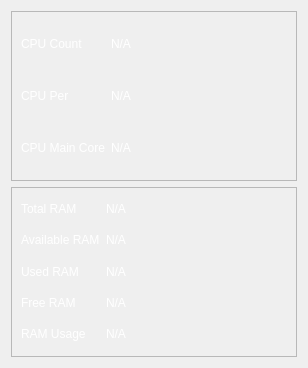
            <widget class="QWidget" name="cpu_and_memory">
             <layout class="QVBoxLayout" name="verticalLayout_6">
              <item>
               <widget class="QFrame" name="cpu_info_frame">
                <property name="frameShape">
                 <enum>QFrame::StyledPanel</enum>
                </property>
                <property name="frameShadow">
                 <enum>QFrame::Raised</enum>
                </property>
                <layout class="QGridLayout" name="gridLayout_3">
                 <item row="2" column="1">
                  <widget class="QLabel" name="label_21">
                   <property name="text">
                    <string>&lt;html&gt;&lt;head/&gt;&lt;body&gt;&lt;p&gt;&lt;span style=&quot; color:#ffffff;&quot;&gt;N/A&lt;/span&gt;&lt;/p&gt;&lt;/body&gt;&lt;/html&gt;</string>
                   </property>
                  </widget>
                 </item>
                 <item row="0" column="0">
                  <widget class="QLabel" name="label_16">
                   <property name="text">
                    <string>&lt;html&gt;&lt;head/&gt;&lt;body&gt;&lt;p&gt;&lt;span style=&quot; color:#ffffff;&quot;&gt;CPU Count&lt;/span&gt;&lt;/p&gt;&lt;/body&gt;&lt;/html&gt;</string>
                   </property>
                  </widget>
                 </item>
                 <item row="1" column="0">
                  <widget class="QLabel" name="label_18">
                   <property name="text">
                    <string>&lt;html&gt;&lt;head/&gt;&lt;body&gt;&lt;p&gt;&lt;span style=&quot; color:#ffffff;&quot;&gt;CPU Per&lt;/span&gt;&lt;/p&gt;&lt;/body&gt;&lt;/html&gt;</string>
                   </property>
                  </widget>
                 </item>
                 <item row="0" column="1">
                  <widget class="QLabel" name="label_17">
                   <property name="text">
                    <string>&lt;html&gt;&lt;head/&gt;&lt;body&gt;&lt;p&gt;&lt;span style=&quot; color:#ffffff;&quot;&gt;N/A&lt;/span&gt;&lt;/p&gt;&lt;/body&gt;&lt;/html&gt;</string>
                   </property>
                  </widget>
                 </item>
                 <item row="1" column="1">
                  <widget class="QLabel" name="label_19">
                   <property name="text">
                    <string>&lt;html&gt;&lt;head/&gt;&lt;body&gt;&lt;p&gt;&lt;span style=&quot; color:#ffffff;&quot;&gt;N/A&lt;/span&gt;&lt;/p&gt;&lt;/body&gt;&lt;/html&gt;</string>
                   </property>
                  </widget>
                 </item>
                 <item row="2" column="0">
                  <widget class="QLabel" name="label_20">
                   <property name="text">
                    <string>&lt;html&gt;&lt;head/&gt;&lt;body&gt;&lt;p&gt;&lt;span style=&quot; color:#ffffff;&quot;&gt;CPU Main Core&lt;/span&gt;&lt;/p&gt;&lt;/body&gt;&lt;/html&gt;</string>
                   </property>
                  </widget>
                 </item>
                 <item row="0" column="2" rowspan="3">
                  <widget class="roundProgressBar" name="cpu_usage" native="true">
                   <property name="minimumSize">
                    <size>
                     <width>150</width>
                     <height>150</height>
                    </size>
                   </property>
                   <property name="maximumSize">
                    <size>
                     <width>150</width>
                     <height>150</height>
                    </size>
                   </property>
                  </widget>
                 </item>
                </layout>
               </widget>
              </item>
              <item>
               <widget class="QFrame" name="ram_info_frame">
                <property name="frameShape">
                 <enum>QFrame::StyledPanel</enum>
                </property>
                <property name="frameShadow">
                 <enum>QFrame::Raised</enum>
                </property>
                <layout class="QGridLayout" name="gridLayout_4">
                 <item row="2" column="0">
                  <widget class="QLabel" name="label_24">
                   <property name="text">
                    <string>&lt;html&gt;&lt;head/&gt;&lt;body&gt;&lt;p&gt;&lt;span style=&quot; color:#ffffff;&quot;&gt;Used RAM&lt;/span&gt;&lt;/p&gt;&lt;/body&gt;&lt;/html&gt;</string>
                   </property>
                  </widget>
                 </item>
                 <item row="4" column="1">
                  <widget class="QLabel" name="label_31">
                   <property name="text">
                    <string>&lt;html&gt;&lt;head/&gt;&lt;body&gt;&lt;p&gt;&lt;span style=&quot; color:#ffffff;&quot;&gt;N/A&lt;/span&gt;&lt;/p&gt;&lt;/body&gt;&lt;/html&gt;</string>
                   </property>
                  </widget>
                 </item>
                 <item row="1" column="0">
                  <widget class="QLabel" name="label_23">
                   <property name="text">
                    <string>&lt;html&gt;&lt;head/&gt;&lt;body&gt;&lt;p&gt;&lt;span style=&quot; color:#ffffff;&quot;&gt;Available RAM&lt;/span&gt;&lt;/p&gt;&lt;/body&gt;&lt;/html&gt;</string>
                   </property>
                  </widget>
                 </item>
                 <item row="2" column="1">
                  <widget class="QLabel" name="label_29">
                   <property name="text">
                    <string>&lt;html&gt;&lt;head/&gt;&lt;body&gt;&lt;p&gt;&lt;span style=&quot; color:#ffffff;&quot;&gt;N/A&lt;/span&gt;&lt;/p&gt;&lt;/body&gt;&lt;/html&gt;</string>
                   </property>
                  </widget>
                 </item>
                 <item row="3" column="1">
                  <widget class="QLabel" name="label_30">
                   <property name="text">
                    <string>&lt;html&gt;&lt;head/&gt;&lt;body&gt;&lt;p&gt;&lt;span style=&quot; color:#ffffff;&quot;&gt;N/A&lt;/span&gt;&lt;/p&gt;&lt;/body&gt;&lt;/html&gt;</string>
                   </property>
                  </widget>
                 </item>
                 <item row="3" column="0">
                  <widget class="QLabel" name="label_25">
                   <property name="text">
                    <string>&lt;html&gt;&lt;head/&gt;&lt;body&gt;&lt;p&gt;&lt;span style=&quot; color:#ffffff;&quot;&gt;Free RAM&lt;/span&gt;&lt;/p&gt;&lt;/body&gt;&lt;/html&gt;</string>
                   </property>
                  </widget>
                 </item>
                 <item row="0" column="0">
                  <widget class="QLabel" name="label_22">
                   <property name="text">
                    <string>&lt;html&gt;&lt;head/&gt;&lt;body&gt;&lt;p&gt;&lt;span style=&quot; color:#ffffff;&quot;&gt;Total RAM&lt;/span&gt;&lt;/p&gt;&lt;/body&gt;&lt;/html&gt;</string>
                   </property>
                  </widget>
                 </item>
                 <item row="1" column="1">
                  <widget class="QLabel" name="label_28">
                   <property name="text">
                    <string>&lt;html&gt;&lt;head/&gt;&lt;body&gt;&lt;p&gt;&lt;span style=&quot; color:#ffffff;&quot;&gt;N/A&lt;/span&gt;&lt;/p&gt;&lt;/body&gt;&lt;/html&gt;</string>
                   </property>
                  </widget>
                 </item>
                 <item row="4" column="0">
                  <widget class="QLabel" name="label_26">
                   <property name="text">
                    <string>&lt;html&gt;&lt;head/&gt;&lt;body&gt;&lt;p&gt;&lt;span style=&quot; color:#ffffff;&quot;&gt;RAM Usage&lt;/span&gt;&lt;/p&gt;&lt;/body&gt;&lt;/html&gt;</string>
                   </property>
                  </widget>
                 </item>
                 <item row="0" column="1">
                  <widget class="QLabel" name="label_27">
                   <property name="styleSheet">
                    <string notr="true"/>
                   </property>
                   <property name="frameShape">
                    <enum>QFrame::NoFrame</enum>
                   </property>
                   <property name="frameShadow">
                    <enum>QFrame::Plain</enum>
                   </property>
                   <property name="text">
                    <string>&lt;html&gt;&lt;head/&gt;&lt;body&gt;&lt;p&gt;&lt;span style=&quot; color:#ffffff;&quot;&gt;N/A&lt;/span&gt;&lt;/p&gt;&lt;/body&gt;&lt;/html&gt;</string>
                   </property>
                  </widget>
                 </item>
                 <item row="0" column="2" rowspan="5">
                  <widget class="spiralProgressBar" name="ram_usage" native="true">
                   <property name="minimumSize">
                    <size>
                     <width>150</width>
                     <height>150</height>
                    </size>
                   </property>
                   <property name="maximumSize">
                    <size>
                     <width>150</width>
                     <height>150</height>
                    </size>
                   </property>
                  </widget>
                 </item>
                </layout>
               </widget>
              </item>
             </layout>
            </widget>
